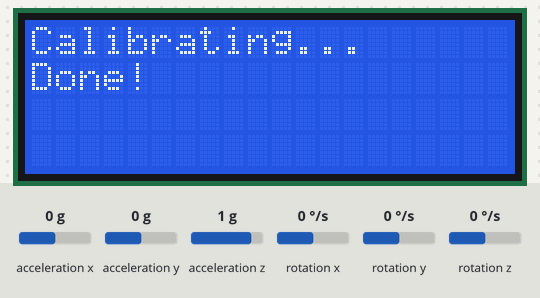
Recording of a sketch running on a simulated Arduino Uno, built with avr-gcc and run on an emulated ATmega328P. Shown: 20×4 character LCD. The test bench sets the inputs (shaded band); at power-on: acceleration x 0 g, acceleration y 0 g, acceleration z 1 g, rotation x 0 °/s, rotation y 0 °/s, rotation z 0 °/s. What the sketch prints to the serial monitor is not drawn.

Above: at 1.2 s.
1.3 s: acceleration x set to -1.4 g
At 1.8 s:
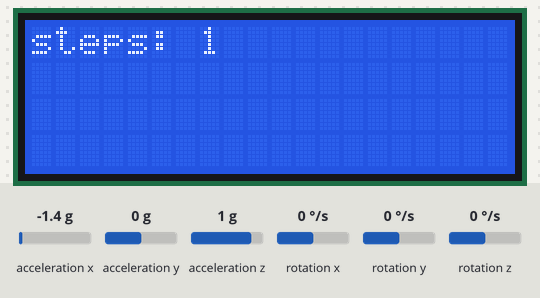
2.8 s: acceleration y set to -1.4 g
4.3 s: acceleration z set to -1.4 g
5.8 s: acceleration x set to -0.8 g
At 6.4 s:
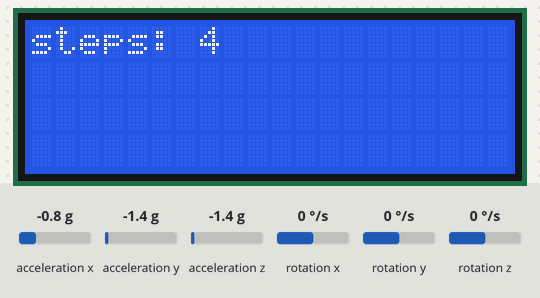
7.3 s: acceleration y set to -0.8 g
At 8.7 s:
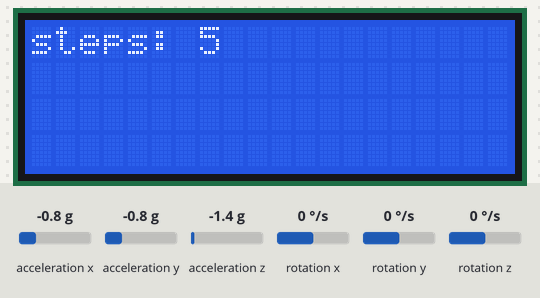
Timing chart, 0 to 9.8 s (numbered marks = the images above; inputs shaded):
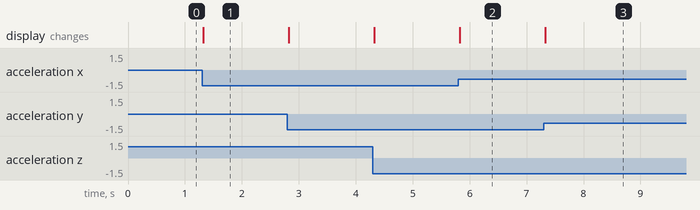

The sketch:

stepCounter.ino
```cpp
#include <Wire.h>
#include <LiquidCrystal_I2C.h>
#include <LSM303.h>

LSM303 compass;
LiquidCrystal_I2C lcd(0x3F, 2, 1, 0, 4, 5, 6, 7, 3, POSITIVE); // Set the LCD I2C address

int calibratedX;
int calibratedY;
int calibratedZ;

int stepCount=0;

//display and compass inicialization
void setup() {
  lcd.begin(20, 4);
  lcd.setCursor(0, 0);
  Serial.begin(9600);
  Wire.begin();
  compass.init();
  compass.enableDefault();
  Serial.println("Calibrating...");
  lcd.print("Calibrating...");
  calibrate();
  lcd.setCursor(0, 1);
  Serial.println("Done!");
  lcd.print("Done!");
}


//main cycle for step counting
void loop() {

  compass.read();

  long deltaX,deltaZ,deltaY;
  deltaX=calibratedX-(compass.a.x>>4);
  deltaZ=calibratedZ-(compass.a.z>>4);
  deltaY=calibratedY-(compass.a.y>>4);

  long temp=(deltaX*deltaX)+(deltaY*deltaY)+(deltaZ*deltaZ);
  temp=sqrt(temp);

  //if vector treshold is bigger than 0,21 g count it as step
  if(temp>210)
  {
        stepCount++;
        Serial.print("Steps: ");
        Serial.println(stepCount);
        lcd.clear();
        lcd.print("steps: ");
        lcd.print(stepCount);
        calibrate();
        delay(500);
  }
}

//senzor calibration
void calibrate()
{
    long tempX=0,tempY=0,tempZ=0;
    for(int i=0;i<10;i++){
      compass.read();
      tempX+=compass.a.x>>4;
      tempY+=compass.a.y>>4;
      tempZ+=compass.a.z>>4;
    }
    calibratedX=tempX/10;
    calibratedY=tempY/10;
    calibratedZ=tempZ/10;
}
```

Measured:
- after the input at 1.3 s, the display: changes at once (image 1)
- after the input at 5.8 s, the display: changes at once (image 2)
- after the input at 7.3 s, the display: changes at once (image 3)
